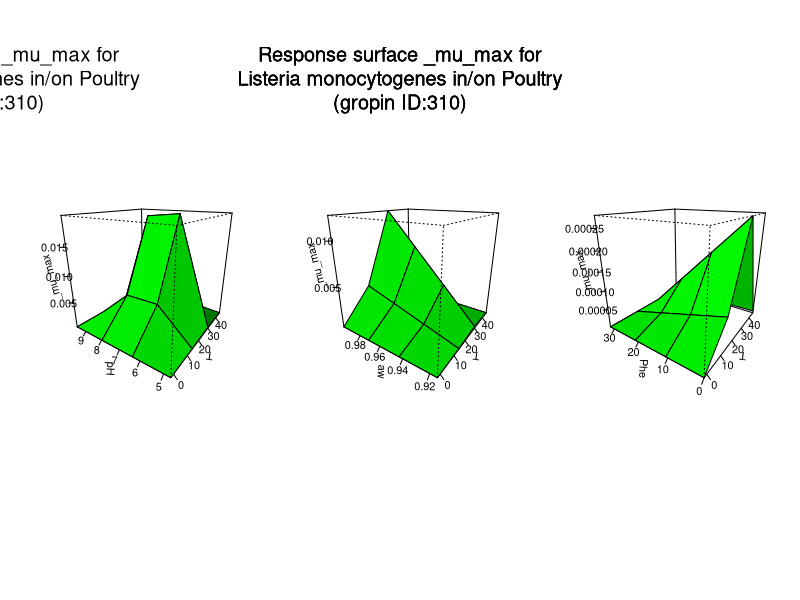

Here is the R script that generated this plot:
#############################
# start of Parameter script
#############################
T <- seq(-1.71171,45.4545454545455,length.out=4)
pH <- seq(4.72472,9.6003996003996,length.out=4)
aw <- seq(0.914914,0.999000999000999,length.out=4)
Phe <- seq(0,31.7682317682318,length.out=4)
NaNO2 <- seq(0,24.8751248751249,length.out=4)
CO2 <- seq(0,3.02697302697303,length.out=4)
#############################
# end of Parameter script
#############################
############################# 
# start of Model script Gropin ID 310 
#############################
 
# constant coefficients for this model
 
variables <- data.frame(T,pH,aw,Phe,NaNO2,CO2)
argumentsPar <- unique.data.frame(expand.grid(variables))
 
# heart of the model
response_surface <- function(T,pH,aw,Phe,NaNO2,CO2) {
   mumax <-1.168*(((T-45.5)*((T+1.72)^2))/((37+1.72)*((37+1.72)*(T-37)-(37-45.5)*(37-1.72-2*T))))*(((pH-9.61)*(pH-4.71))/(((7.1-4.71)*(pH-7.1))-((7.1-9.61)*(4.71-pH))))*((aw-0.913)/(0.997-0.913))*(1-(NaNO2/25))*(1-(Phe/31.9))*(1-(CO2/3.04))

	return(mumax=mumax)
} 

# output parameters
responseSurface <- cbind(argumentsPar,response_surface(argumentsPar['T'],argumentsPar['pH'],argumentsPar['aw'],argumentsPar['Phe'],argumentsPar['NaNO2'],argumentsPar['CO2']))
colnames(responseSurface) <- c(colnames(argumentsPar),'mumax')
#############################
# End of Model script
#############################
############################# 
# start of Visualisation script Gropin ID 310 
#############################
titleText <-'Response surface _mu_max for
Listeria monocytogenes in/on Poultry
(gropin ID:310)'
argPar1 <- unique.data.frame(expand.grid(T,pH))
argPar2 <- unique.data.frame(expand.grid(T,aw))
argPar3 <- unique.data.frame(expand.grid(T,Phe))
z1 <- matrix(unlist(response_surface(T = argPar1[1],pH = argPar1[2],aw = aw[1],Phe = Phe[1],NaNO2 = NaNO2[1],CO2 = CO2[1])),nrow=4)
z2 <- matrix(unlist(response_surface(T = argPar2[1],aw = argPar2[2],pH = pH[1],Phe = Phe[1],NaNO2 = NaNO2[1],CO2 = CO2[1])),nrow=4)
z3 <- matrix(unlist(response_surface(T = argPar3[1],Phe = argPar3[2],pH = pH[1],aw = aw[1],NaNO2 = NaNO2[1],CO2 = CO2[1])),nrow=4)
# adding precaution if response surface is zero
myZLim1 <- range(z1)
if(myZLim1[1] == myZLim1[2]) myZLim1[2] <- myZLim1[2]+1
myZLim2 <- range(z2)
if(myZLim2[1] == myZLim2[2]) myZLim2[2] <- myZLim2[2]+1
myZLim3 <- range(z3)
if(myZLim3[1] == myZLim3[2]) myZLim3[2] <- myZLim3[2]+1
if(length(T)>1 & length(pH)>1 & length(aw)>1 & length(Phe)>1 & length(NaNO2)>1 & length(CO2)>1) {
	par(mfrow = c(1,3))
	persp(T,pH,z1,col = 'green',xlab='T',ylab='pH',zlab='_mu_max',zlim=myZLim1,theta=305,phi=20,shade=0.25,ticktype = 'detailed')
	persp(T,aw,z2,col = 'green',xlab='T',ylab='aw',zlab='_mu_max',zlim=myZLim2,theta=305,phi=20,shade=0.25,ticktype = 'detailed')
	persp(T,Phe,z3,col = 'green',xlab='T',ylab='Phe',zlab='_mu_max',zlim=myZLim3,theta=305,phi=20,shade=0.25,ticktype = 'detailed')
	mtext(titleText,outer=T,  cex=1.2, line=-8.5, side=3)
} else {
		myPars <- unique.data.frame(expand.grid(T,pH,aw,Phe,NaNO2,CO2))
		myZ <-matrix(unlist(response_surface(myPars[,1],myPars[,2],myPars[,3],myPars[,4],myPars[,5],myPars[,6])),nrow=4)
		myZLim <- range(myZ)
if(myZLim[1] == myZLim[2]) myZLim[2] <- myZLim[2]+1
	if(length(aw)==1 & length(Phe)==1 & length(NaNO2)==1 & length(CO2)==1) {
		persp(T,pH,myZ,col = 'green',xlab='T',ylab='pH',zlab='_mu_max',main=titleText,sub=paste('other variable: aw =',round(aw,digits = 2), 'Phe =',round(Phe,digits = 2), 'NaNO2 =',round(NaNO2,digits = 2), 'CO2 =',round(CO2,digits = 2)),zlim=myZLim,theta=305,phi=20,shade=0.25,ticktype = 'detailed')
	}
	if(length(pH)==1 & length(Phe)==1 & length(NaNO2)==1 & length(CO2)==1) {
		persp(T,aw,myZ,col = 'green',xlab='T',ylab='aw',zlab='_mu_max',main=titleText,sub=paste('other variable: pH =',round(pH,digits = 2), 'Phe =',round(Phe,digits = 2), 'NaNO2 =',round(NaNO2,digits = 2), 'CO2 =',round(CO2,digits = 2)),zlim=myZLim,theta=305,phi=20,shade=0.25,ticktype = 'detailed')
	}
	if(length(pH)==1 & length(aw)==1 & length(NaNO2)==1 & length(CO2)==1) {
		persp(T,Phe,myZ,col = 'green',xlab='T',ylab='Phe',zlab='_mu_max',main=titleText,sub=paste('other variable: pH =',round(pH,digits = 2), 'aw =',round(aw,digits = 2), 'NaNO2 =',round(NaNO2,digits = 2), 'CO2 =',round(CO2,digits = 2)),zlim=myZLim,theta=305,phi=20,shade=0.25,ticktype = 'detailed')
	}
	if(length(pH)==1 & length(aw)==1 & length(Phe)==1 & length(CO2)==1) {
		persp(T,NaNO2,myZ,col = 'green',xlab='T',ylab='NaNO2',zlab='_mu_max',main=titleText,sub=paste('other variable: pH =',round(pH,digits = 2), 'aw =',round(aw,digits = 2), 'Phe =',round(Phe,digits = 2), 'CO2 =',round(CO2,digits = 2)),zlim=myZLim,theta=305,phi=20,shade=0.25,ticktype = 'detailed')
	}
	if(length(pH)==1 & length(aw)==1 & length(Phe)==1 & length(NaNO2)==1) {
		persp(T,CO2,myZ,col = 'green',xlab='T',ylab='CO2',zlab='_mu_max',main=titleText,sub=paste('other variable: pH =',round(pH,digits = 2), 'aw =',round(aw,digits = 2), 'Phe =',round(Phe,digits = 2), 'NaNO2 =',round(NaNO2,digits = 2)),zlim=myZLim,theta=305,phi=20,shade=0.25,ticktype = 'detailed')
	}
	if(length(T)==1 & length(Phe)==1 & length(NaNO2)==1 & length(CO2)==1) {
		persp(pH,aw,myZ,col = 'green',xlab='pH',ylab='aw',zlab='_mu_max',main=titleText,sub=paste('other variable: T =',round(T,digits = 2), 'Phe =',round(Phe,digits = 2), 'NaNO2 =',round(NaNO2,digits = 2), 'CO2 =',round(CO2,digits = 2)),zlim=myZLim,theta=305,phi=20,shade=0.25,ticktype = 'detailed')
	}
	if(length(T)==1 & length(aw)==1 & length(NaNO2)==1 & length(CO2)==1) {
		persp(pH,Phe,myZ,col = 'green',xlab='pH',ylab='Phe',zlab='_mu_max',main=titleText,sub=paste('other variable: T =',round(T,digits = 2), 'aw =',round(aw,digits = 2), 'NaNO2 =',round(NaNO2,digits = 2), 'CO2 =',round(CO2,digits = 2)),zlim=myZLim,theta=305,phi=20,shade=0.25,ticktype = 'detailed')
	}
	if(length(T)==1 & length(aw)==1 & length(Phe)==1 & length(CO2)==1) {
		persp(pH,NaNO2,myZ,col = 'green',xlab='pH',ylab='NaNO2',zlab='_mu_max',main=titleText,sub=paste('other variable: T =',round(T,digits = 2), 'aw =',round(aw,digits = 2), 'Phe =',round(Phe,digits = 2), 'CO2 =',round(CO2,digits = 2)),zlim=myZLim,theta=305,phi=20,shade=0.25,ticktype = 'detailed')
	}
	if(length(T)==1 & length(aw)==1 & length(Phe)==1 & length(NaNO2)==1) {
		persp(pH,CO2,myZ,col = 'green',xlab='pH',ylab='CO2',zlab='_mu_max',main=titleText,sub=paste('other variable: T =',round(T,digits = 2), 'aw =',round(aw,digits = 2), 'Phe =',round(Phe,digits = 2), 'NaNO2 =',round(NaNO2,digits = 2)),zlim=myZLim,theta=305,phi=20,shade=0.25,ticktype = 'detailed')
	}
	if(length(T)==1 & length(pH)==1 & length(NaNO2)==1 & length(CO2)==1) {
		persp(aw,Phe,myZ,col = 'green',xlab='aw',ylab='Phe',zlab='_mu_max',main=titleText,sub=paste('other variable: T =',round(T,digits = 2), 'pH =',round(pH,digits = 2), 'NaNO2 =',round(NaNO2,digits = 2), 'CO2 =',round(CO2,digits = 2)),zlim=myZLim,theta=305,phi=20,shade=0.25,ticktype = 'detailed')
	}
	if(length(T)==1 & length(pH)==1 & length(Phe)==1 & length(CO2)==1) {
		persp(aw,NaNO2,myZ,col = 'green',xlab='aw',ylab='NaNO2',zlab='_mu_max',main=titleText,sub=paste('other variable: T =',round(T,digits = 2), 'pH =',round(pH,digits = 2), 'Phe =',round(Phe,digits = 2), 'CO2 =',round(CO2,digits = 2)),zlim=myZLim,theta=305,phi=20,shade=0.25,ticktype = 'detailed')
	}
	if(length(T)==1 & length(pH)==1 & length(Phe)==1 & length(NaNO2)==1) {
		persp(aw,CO2,myZ,col = 'green',xlab='aw',ylab='CO2',zlab='_mu_max',main=titleText,sub=paste('other variable: T =',round(T,digits = 2), 'pH =',round(pH,digits = 2), 'Phe =',round(Phe,digits = 2), 'NaNO2 =',round(NaNO2,digits = 2)),zlim=myZLim,theta=305,phi=20,shade=0.25,ticktype = 'detailed')
	}
	if(length(T)==1 & length(pH)==1 & length(aw)==1 & length(CO2)==1) {
		persp(Phe,NaNO2,myZ,col = 'green',xlab='Phe',ylab='NaNO2',zlab='_mu_max',main=titleText,sub=paste('other variable: T =',round(T,digits = 2), 'pH =',round(pH,digits = 2), 'aw =',round(aw,digits = 2), 'CO2 =',round(CO2,digits = 2)),zlim=myZLim,theta=305,phi=20,shade=0.25,ticktype = 'detailed')
	}
	if(length(T)==1 & length(pH)==1 & length(aw)==1 & length(NaNO2)==1) {
		persp(Phe,CO2,myZ,col = 'green',xlab='Phe',ylab='CO2',zlab='_mu_max',main=titleText,sub=paste('other variable: T =',round(T,digits = 2), 'pH =',round(pH,digits = 2), 'aw =',round(aw,digits = 2), 'NaNO2 =',round(NaNO2,digits = 2)),zlim=myZLim,theta=305,phi=20,shade=0.25,ticktype = 'detailed')
	}
	if(length(T)==1 & length(pH)==1 & length(aw)==1 & length(Phe)==1) {
		persp(NaNO2,CO2,myZ,col = 'green',xlab='NaNO2',ylab='CO2',zlab='_mu_max',main=titleText,sub=paste('other variable: T =',round(T,digits = 2), 'pH =',round(pH,digits = 2), 'aw =',round(aw,digits = 2), 'Phe =',round(Phe,digits = 2)),zlim=myZLim,theta=305,phi=20,shade=0.25,ticktype = 'detailed')
	}
}
#############################
# End of Visualisation script
#############################
